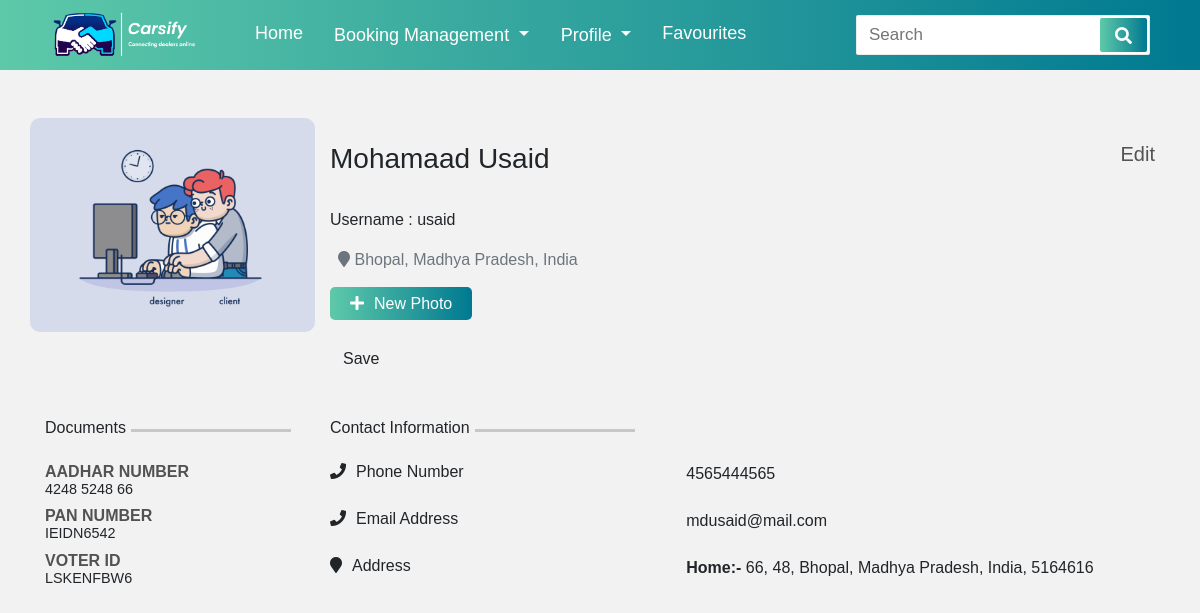
The app's page /profile/ (signed in), older data.
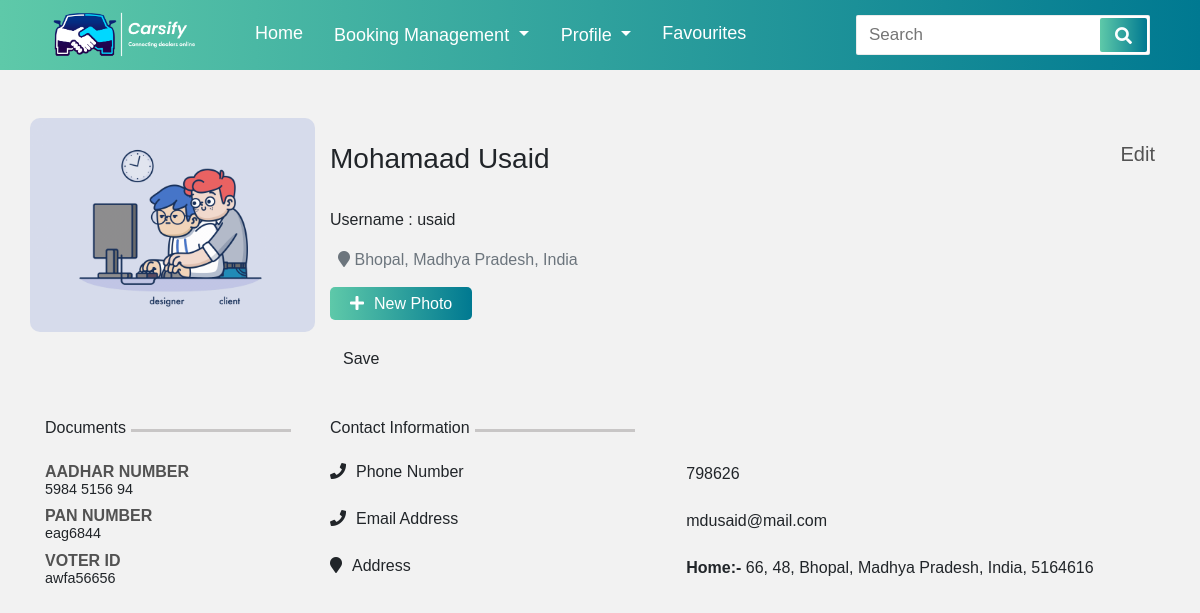
The same page, newer data.
### CarsifyApp/models.py (models this page shows, shortened)
class UserProfile(models.Model):
    user = models.ForeignKey(User,on_delete=models.CASCADE,null=True)
    ProfileImg = models.FileField(null=True)
    ContactNo = models.IntegerField(null=True)
    Email = models.EmailField(null=True)
    Address = models.ForeignKey(Address,on_delete=models.CASCADE,null=True)
    AddharNumber = models.IntegerField(null=True)
    PanNumber = models.TextField(null=True)
    VoterID = models.TextField(null=True)

### CarsifyApp/views.py (the view)
# urls.py: path('profile/', Profile, name='Profile'),
@login_required(login_url='CarsifyApp:LoginSignup')
def Profile(request):
    try:
        useralldata = UserProfile.objects.get(user=request.user)
    except:
        useralldata = None
    if useralldata:
        if request.method == "POST":
            img = request.FILES["image"]
            useralldata.ProfileImg = img
            useralldata.save()
            return redirect('CarsifyApp:Profile')
    else:
        user = request.user
        UserProfile.objects.create(user=user)
        type = Address_Type.objects.all()
        for i in type:
            Address.objects.create(user=user, Address_Typee=i)
    Aadhar = str(useralldata.AddharNumber)[0:4]+" "+str(useralldata.AddharNumber)[4:8]+" "+str(useralldata.AddharNumber)[8:12]
    address = Address.objects.filter(user=request.user)[0]
    dic = {'useralldata':useralldata, 'useraddress': address,'Aadhar':Aadhar}
    return render(request, 'profile.html', dic)

### CarsifyApp/models.py (called while the page is built)
    def __str__(self):
        return self.Type

### CarsifyApp/templates/profile.html (shortened to what the changed rows need)
{% load static %}
<!doctype html>
<html lang="en">
  <head>
    <link rel="stylesheet" href="https://stackpath.bootstrapcdn.com/bootstrap/4.3.1/css/bootstrap.min.css">
    <link rel="stylesheet" href="https://pro.fontawesome.com/releases/v5.10.0/css/all.css"/>
    <link rel="stylesheet" href="{% static 'assets/stylesheets/navigation.css' %}">
    <link rel="stylesheet" href="{% static 'assets/stylesheets/profile.css' %}">
  </head>
  <body>
    <div class="container">
        <div class="row pt-5 row1">
            <div class="col-lg-3 p-0">
              {% if  useralldata.ProfileImg %}
              <img id = "outImage" src="{{ useralldata.ProfileImg.url }}">
              {% else %}
              <img id = "outImage" src="#">
              {% endif %}
            </div>
        </div>
        <div class="row pt-3 row2 mb-5 mt-4">
          <div class="col-lg-3">
            <div class="d-flex">
              <h6>Documents</h6>
              <hr>
            </div>
            <h5>AADHAR NUMBER</h5>
            <h6>{{Aadhar}}</h6>
            <h5>PAN NUMBER</h5>
            <h6>{{useralldata.PanNumber}}</h6>
            <h5>VOTER ID</h5>
            <h6>{{useralldata.VoterID}}</h6>
          </div>
          <div class="col-lg-9 contact">
            <div class="row">
              <div class="col-lg-7">
                <p>{{useralldata.ContactNo}}</p>
              </div>
            </div>
            <div class="row">
              <div class="col-lg-7">
                <p>{{useralldata.Email}}</p>
              </div>
            </div>
          </div>
        </div>
    </div>
  </body>
</html>

Row changes from the older to the newer data that the page shows:
changed UserProfile "mdusaid@mail.com": PanNumber "IEIDN6542" → "eag6844"; VoterID "LSKENFBW6" → "awfa56656"; ContactNo "4565444565" → "798626"
Text that changed along with them:
{{ Aadhar }}: "4248 5248 66" → "5984 5156 94"
